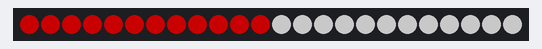
The sketch below on a simulated Arduino Uno, built with avr-gcc and run on an emulated ATmega328P. Shown: 24 RGB LEDs in strip order, left to right. Dim RGB values are drawn brighter than linear; random numbers use the default seed unless the sketch sets one.

Above: at 0.1 s.
At 10.46 s:
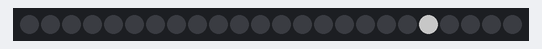
At 14.54 s:
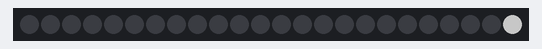
At 18.62 s:
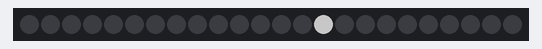
At 29.53 s:
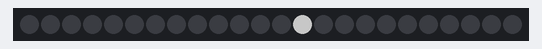
At 37.92 s:
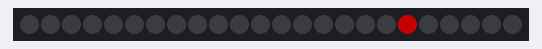

The sketch:

half-half-and-fireworks.ino
```cpp
/*
  Use neopixels to display red and white, flag like pattern
  flash red/white like fireworks

*/

#include <Adafruit_NeoPixel.h>
#ifdef __AVR__
#include <avr/power.h>
#endif

#define LED_PIN 3
#define NUM_LEDS 24

Adafruit_NeoPixel strip = Adafruit_NeoPixel(NUM_LEDS, LED_PIN, NEO_GRB + NEO_KHZ800);

// Colors!
const uint32_t white = strip.Color(255, 255, 255);
const uint32_t black =   strip.Color(0, 0, 0);
const uint32_t red =   strip.Color(255, 0, 0);
const int MaximumBrightness = 100;

void setup() {
  randomSeed(analogRead(0));
  strip.begin();
  strip.setBrightness(30);
  strip.show(); // Initialize all pixels to 'off'
}

void loop() {
  //  DimDisplay(red);
  //  delay(1000);
  //  DimDisplay(white);
  //  delay(1000);
  Flag(red, white);
  delay(10000);
//  Flag2(red, white);
//  delay(10000);
  for (int i = 0; i <  20; i++) {
    Fireworks(red, white);
  }

}


void DimDisplay(uint32_t color) {
  strip.setBrightness(0);
  int TOTAL_LEDS = NUM_LEDS;
  float StepDelay = 5; // ms for a step delay on the lights

  // fade in
  for (int i = 0; i <  MaximumBrightness; i++) {
    strip.setBrightness(i);
    // Now set every LED to that color
    for (int ledNumber = 0; ledNumber < TOTAL_LEDS; ledNumber++) {
      strip.setPixelColor(ledNumber, color);
    }
    strip.show();
    delay(StepDelay);
  }
  delay(1000);
  // fade out
  for (int i = MaximumBrightness; i >  -1; i--) {
    strip.setBrightness(i);
    // Now set every LED to that color
    for (int ledNumber = 0; ledNumber < TOTAL_LEDS; ledNumber++) {
      strip.setPixelColor(ledNumber, color);
    }
    strip.show();
    delay(StepDelay);
  }
  delay(1000);

}


void Fireworks(uint32_t color1, uint32_t color2) {
  int randNumber1 = random(NUM_LEDS);
  int   randNumber2 = random(NUM_LEDS);
  while ( randNumber1 == randNumber2) {
    randNumber2 = random(NUM_LEDS);
  }

  for (int i = 10; i <  MaximumBrightness; i++) {
    strip.setBrightness(i);
    strip.setPixelColor(randNumber1, color1);
    strip.show();
  }
  delay(100);
  strip.setBrightness(0);
  strip.setPixelColor(randNumber1, color1);
  for (int i = 10; i <  MaximumBrightness; i++) {
    strip.setBrightness(i);
    strip.setPixelColor(randNumber2, color2);
    strip.show();
  }
  delay(100);
  strip.setBrightness(0);
  strip.setPixelColor(randNumber1, color2);
}


void Flag2(uint32_t color1, uint32_t color2) {
  strip.setBrightness(100);
  int top_flag = NUM_LEDS / 2;
  for (int ledNumber = 0; ledNumber < top_flag; ledNumber++) {
    strip.setPixelColor(ledNumber, color1);
  }
  for (int ledNumber = top_flag; ledNumber < NUM_LEDS; ledNumber++) {
    strip.setPixelColor(ledNumber, color2);
  }
  strip.show();
}


void Flag(uint32_t color1, uint32_t color2) {
  strip.setBrightness(100);
  int top_flag = NUM_LEDS / 2;
  for (int ledNumber = 0; ledNumber < top_flag; ledNumber++) {
    strip.setPixelColor(ledNumber, color1);
  }


  for (int ledNumber = top_flag; ledNumber < NUM_LEDS; ledNumber++) {
    strip.setPixelColor(ledNumber, color2);
  }
//  strip.setPixelColor(17, color1);

  strip.show();
}
```
